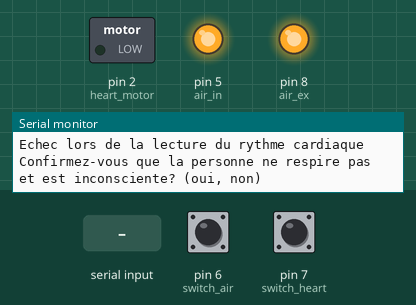
Recording of a sketch running on a simulated Arduino Uno, built with avr-gcc and run on an emulated ATmega328P. On the bench: switched loads named in the sketch (green lamp = pin HIGH), output pins drawn as LEDs (lit = HIGH), the last lines printed to the serial monitor. Dashed ring = blinking. The test bench sets the inputs (shaded band); at power-on: pin 7 (switch_heart) LOW, pin 6 (switch_air) LOW.

Above: at 1.2 s.
1.3 s: "oui" received over Serial
At 3.4 s:
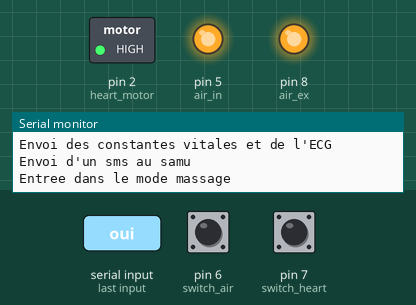
3.9 s: pin 7 (switch_heart) pulled HIGH for 0.15 s
5.5 s: pin 7 (switch_heart) driven HIGH
8.5 s: pin 6 (switch_air) pulled HIGH for 3.2 s
At 11.4 s:
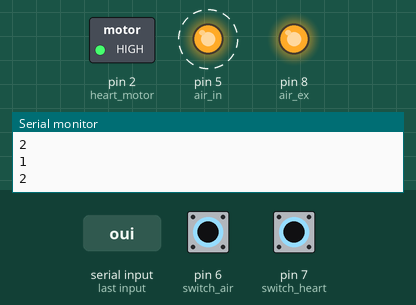
13.2 s: pin 7 (switch_heart) driven LOW
At 13.8 s:
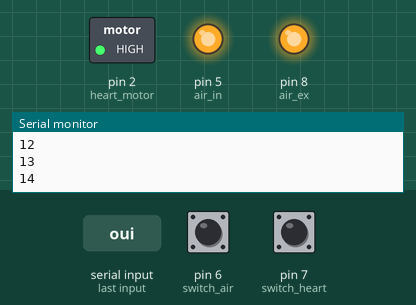
Timing chart, 0 to 15.7 s (numbered marks = the images above; inputs shaded):
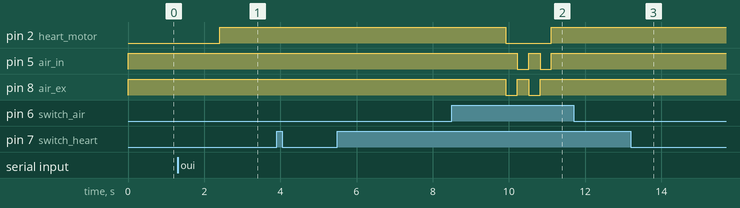

The sketch:

demo_uno.ino
```cpp
// state = setup
// switch_air = 36
// switch_heart = 39
// air_ex = 27
// air_in = 4
// heart = 19

int heart_motor = 2; //fil vert
int air_ex = 8; //fil marr
int air_in = 5; //fil blanc
int switch_air = 6; //fil bleu
int switch_heart = 7; //fil orange

int switch_air_val = 0;
int switch_heart_val = 0;

int n_surveillance = 1;

bool do_massage = true;


int state;
int k; //ce qui est retourné par la fonction send_sms()
int rythm_result; //ce qui est retourné par la fonction rythm()


/*
 * State 1: premier appel au samu
 * State 2: rythme
 * State 3: envoi constantes au samu
 * State 4: massage/insufflation
 * State 5: stop
 * State 6: surveillance
 */


/********************************************************
   MASSAGE CARDIAQUE
*********************************************************/

void massage(){

while(do_massage == true){ // Tant qu'il faut effectuer le massage
  int n_heart = 0;

  // 30 compressions
  while(n_heart < 30){

    digitalWrite(heart_motor, HIGH);
    switch_heart_val = digitalRead(switch_heart);
    if(switch_heart_val == HIGH){
      n_heart++;
      Serial.println(n_heart);
    }
    delay(150);
  }

  digitalWrite(heart_motor, LOW);

  // 2 insufflations
  int n_air = 0;
  while(n_air < 4){ // 1 aller-retour = 2n
    if(n_air == 0 || n_air == 2){
      digitalWrite(air_ex, LOW);
      digitalWrite(air_in, HIGH);
      delay(300); //Laisse le temps de quitter le fin de course avant mesure des fins de course
    }

    if(n_air == 1 || n_air == 3){
      digitalWrite(air_in, LOW);
      digitalWrite(air_ex, HIGH);
      delay(300); //Pour ne pas lire 2x la même valeur sur le fin de course
    }

    switch_air_val = digitalRead(switch_air); //Lecture des fins de course

    if(switch_air_val == HIGH){
      n_air++;
      if(n_air == 2 || n_air == 4){
         Serial.println("Nombre d'insufflations:");
         Serial.println(n_air/2);
      }
    }

  }

  digitalWrite(air_ex, HIGH);
  digitalWrite(air_in, HIGH);
}
}


/********************************************************
  FONCTION POUR ENVOYER SMS AU SAMU
*********************************************************/

bool send_sms(int n_sms){ //Non fonctionnel, agit comme si le sms a correctement été envoyé
  if(n_sms == 1){ //Premier envoi
    Serial.println("Le système Sierros n°Beta_01 vient d'être déclenché");
    }

  if(n_sms == 2){
    Serial.println("Envoi des constantes vitales et de l'ECG");
    }

  Serial.println("Envoi d'un sms au samu");
  bool k = true;
  return k;
  }


/********************************************************
 ANALYSE DU RYTHME CARDIAQUE, DETERMINATION SI ASYSTOLIE, FIBRILLATION OU NORMAL
*********************************************************/

int rythm(){
  rythm_result = 3; //Tant que fonction rythm() non fonctionnelle (bypass)
  return rythm_result;
  }


/********************************************************
 SURVEILLANCE DE L'EVOLUTION DE L ETAT DE LA VICTIME
*********************************************************/

bool surveillance(){ //Tant que fonction rythm() non fonctionnelle, surveillance() inutile
  bool surveillance_result;
  return surveillance_result;
  }


// Si state != stop

  /* Si state = first_call
   *  sms "l'appareil n° CONST_NUM_SIERROS va être utilisé"
  */

  /* Si state = rythm
   *  print "veuillez placer les electrodes"
   *  si = OK
   *  Analyse du rythme cardiaque en cours. Ne touchez pas la victime.
   *  - determination arret ou non
   *  Massage recommandé / non recommandé
   *  state = first_call
   */

  /* Si state = second_call
   *  sms "début massage / pas massage"
   *  si massage, n_boucle = 1, state = main
   *  sinon, surveillance
   */

   /* Si state = main
    *  Boucle 30 compressions
      * n = 0
      * while n < 30
        * heart = high
        * if (switch_heart = high) { n++; print n_heart;}
    *  2 insufflations
      * n_air = 0
      * while n_air < 4 (aller retour = 2n)
          * air_ex = high
          * air_in = low
          * delay(50);
          * if (switch_air = high) {air_ex = low; air_in = high}
          * delay(50)
          * if (switch_air = high) {air_in = low; n_air++; print n_air;}

    *  rythm()
      *  Si rythme = bad, retour dans la boucle
      *  Si rythme = good, samu sms, state = surveillance
    *  ++n_boucle
    */

    /* Si state = surveillance
     *  print  Analyse du rythme cardiaque en cours. Ne touchez pas la victime.
     *  rythm();
     *
     *  Si rythm = bad, state = main
     *  delay (2000);
     */

//Sinon "Fin. Les secours prennent le relais"


void setup() {

   pinMode(air_ex, OUTPUT);
  pinMode(air_in, OUTPUT);
  digitalWrite(air_ex, HIGH);
  digitalWrite(air_in, HIGH);

  Serial.begin(9600);
  Serial.println("Mise sous tension de l'appareil");
  Serial.println("Chargement en cours, veuillez patienter");

  pinMode(heart_motor, OUTPUT);

  pinMode(switch_air, INPUT);
  pinMode(switch_heart, INPUT);


  state = 1;
}


/********************************************************
 MAIN LOOP
*********************************************************/

void loop() {

if(state != 5){  // On vérifie que la boucle principale à le droit d'être exécuter (c-a-d state != stop)

  if(state == 1){  // Premier appel au SAMU
   send_sms(1);
    if(k == true){
      Serial.println("Le SAMU vient d'être informé");
      }

    state = 2;
    }

  if(state == 2){ // Premiere lecture rythme
    rythm();
    if(rythm_result == 1){ //Si le programme détermine qu'il faut masser
      state = 3;
      }

    if(rythm_result == 2){ //Si le programme détermine qu'il ne faut pas masser
      state = 6;
      }

    if(rythm_result == 3){  //Si le programme ne parvient pas à déterminer le rythme cardiaque
      Serial.println("Echec lors de la lecture du rythme cardiaque");
      Serial.println("Confirmez-vous que la personne ne respire pas et est inconsciente? (oui, non)");
      String result_ask = "pas de reponses";

      while((result_ask != "oui") && (result_ask != "non")){  //Tant que pas de réponse de l'utilisateur

        if(Serial.available() > 0){
           result_ask = Serial.readString();
           result_ask.remove(3);
           Serial.println(result_ask);

           /* int length = result_ask.length();
           Serial.println(length);

           if(result_ask.equals("oui") || result_ask.equals("non")){ // Y pour yes, on masse
            Serial.println("Equivalent à oui ou à non");
           }

          else{
            Serial.println("diff");
          } */
        }
      }

      if(result_ask.equals("oui")){ // On masse
        Serial.println("Vous avez confirmé que la personne est inconsiente et ne respire pas");
        state = 3;
      }

      if(result_ask == "non"){ // On ne masse pas, on surveille
        Serial.println("La personne respire ou est consciente");
        state = 6;
        }

      }
    }

  if(state == 3){   //Envoi constantes au SAMU + alerte début massage
    send_sms(2);

    if(k == true){
      Serial.println("Le SAMU vient d'être informé");
      }

    state = 4;

    }

  if(state == 4){  //Massage
    Serial.println("Entree dans le mode massage");
//    do_message = true;
    massage();
    state = 6; //Mise en surveillance
    }

  if(state == 6){ //Surveillance
    if(n_surveillance == 1){
      Serial.println("Entrée en mode de surveillance");
      n_surveillance++;
    }
    surveillance();
    }

  }

}
```

Measured:
- after the input at 1.3 s, pin 2 (heart_motor): LOW → HIGH after 1.1 s
- after the input at 8.5 s, pin 5 (air_in): alternates HIGH for 0.30 s and LOW for 0.30 s, 4 changes in all, then stays HIGH, starting after 1.7 s
- after the input at 13.2 s, pin 2 (heart_motor), pin 8 (air_ex): stays HIGH (without the input it goes to LOW after 2.4 s)
- by itself, pin 8 (air_ex): alternates HIGH for 0.30 s and LOW for 0.30 s, 4 changes in all, then stays HIGH
